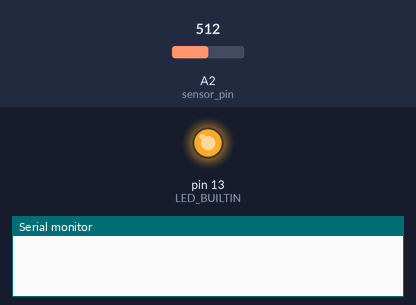
Bench run of a sketch on a simulated Arduino Uno, built with avr-gcc and run on an emulated ATmega328P. On the bench: output pins drawn as LEDs (lit = HIGH), the last lines printed to the serial monitor. Inputs (shaded band) come from the test bench; at power-on: A2 (sensor_pin) = 512.

Above: at 0.1 s.
At 10.1 s:
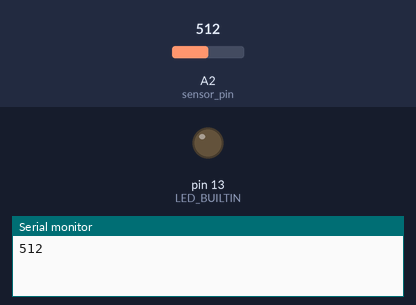
Timing chart, 0 to 11.6 s (numbered marks = the images above):
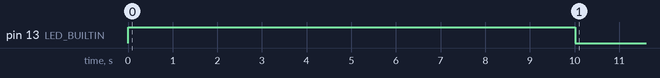

The sketch:

sketch_sep21a_new.ino
```cpp
#define sensor_pin A2
int min = 1023;
int max = 0;
int treshold = 0;

void setup() {
  pinMode(LED_BUILTIN, OUTPUT);
  Serial.begin(9600);
  while(millis() < 10000){
    digitalWrite(LED_BUILTIN, HIGH);
    int val = analogRead(sensor_pin);
    if (val < min){
      min = val;
    }
    if (val > max){
      max = val;
    }
    treshold = min + (max-min)/2;
  }
}


void loop() {
  int val = analogRead(sensor_pin);
  Serial.println(val);
  delay(10);
  if (val < treshold ){
    digitalWrite(LED_BUILTIN, HIGH);
    delay(100);
  }
  else{
    digitalWrite(LED_BUILTIN, LOW);
    delay(100);
  }
}
```

Measured:
- by itself, pin 13 (LED_BUILTIN): HIGH → LOW at 10.0 s
